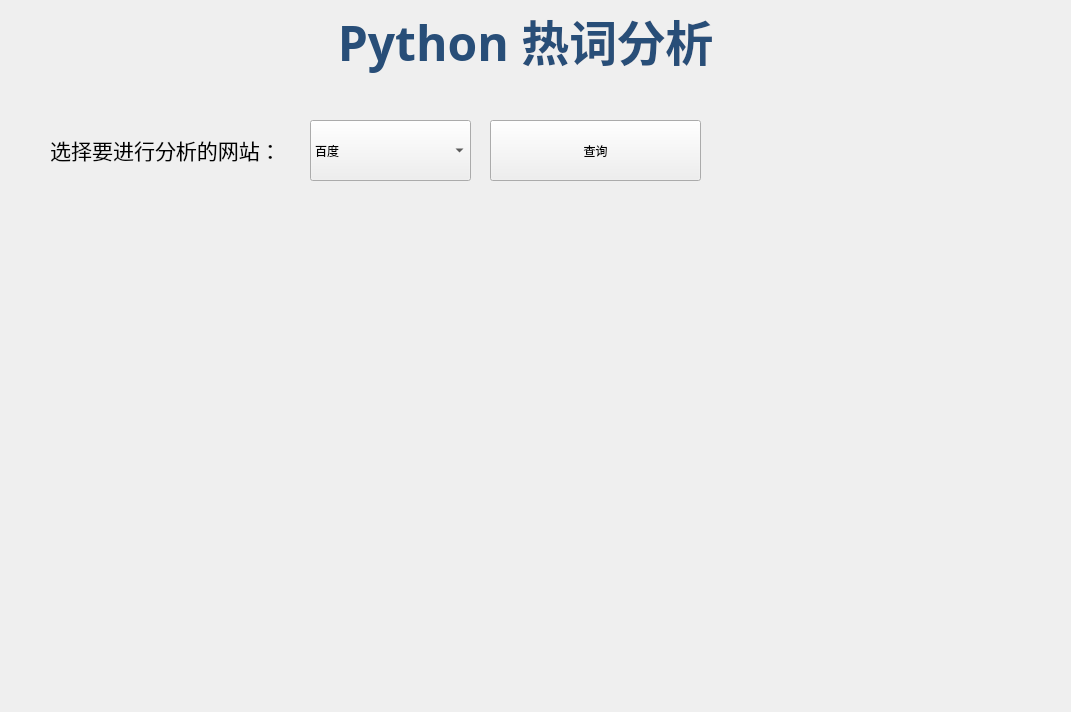
<?xml version="1.0" encoding="UTF-8"?>
<ui version="4.0">
 <class>MainWindow</class>
 <widget class="QMainWindow" name="MainWindow">
  <property name="geometry">
   <rect>
    <x>0</x>
    <y>0</y>
    <width>1071</width>
    <height>712</height>
   </rect>
  </property>
  <property name="minimumSize">
   <size>
    <width>1071</width>
    <height>712</height>
   </size>
  </property>
  <property name="maximumSize">
   <size>
    <width>1071</width>
    <height>712</height>
   </size>
  </property>
  <property name="windowTitle">
   <string>MainWindow</string>
  </property>
  <property name="autoFillBackground">
   <bool>false</bool>
  </property>
  <widget class="QWidget" name="centralwidget">
   <widget class="QLabel" name="Title">
    <property name="geometry">
     <rect>
      <x>300</x>
      <y>0</y>
      <width>451</width>
      <height>81</height>
     </rect>
    </property>
    <property name="font">
     <font>
      <family>华文行楷</family>
     </font>
    </property>
    <property name="text">
     <string>&lt;html&gt;&lt;head/&gt;&lt;body&gt;&lt;p align=&quot;center&quot;&gt;&lt;span style=&quot; font-size:36pt; font-weight:600; color:#284e78;&quot;&gt;Python 热词分析&lt;/span&gt;&lt;/p&gt;&lt;/body&gt;&lt;/html&gt;</string>
    </property>
   </widget>
   <widget class="QLabel" name="Back_ground">
    <property name="geometry">
     <rect>
      <x>-50</x>
      <y>-10</y>
      <width>1151</width>
      <height>751</height>
     </rect>
    </property>
    <property name="text">
     <string/>
    </property>
    <property name="pixmap">
     <pixmap>9408.jpg</pixmap>
    </property>
   </widget>
   <widget class="QPushButton" name="Check">
    <property name="geometry">
     <rect>
      <x>490</x>
      <y>120</y>
      <width>211</width>
      <height>61</height>
     </rect>
    </property>
    <property name="styleSheet">
     <string notr="true">font: 20pt &quot;Agency FB&quot;;</string>
    </property>
    <property name="text">
     <string>查询</string>
    </property>
   </widget>
   <widget class="QLabel" name="Printf">
    <property name="geometry">
     <rect>
      <x>30</x>
      <y>240</y>
      <width>671</width>
      <height>400</height>
     </rect>
    </property>
    <property name="minimumSize">
     <size>
      <width>671</width>
      <height>400</height>
     </size>
    </property>
    <property name="maximumSize">
     <size>
      <width>671</width>
      <height>400</height>
     </size>
    </property>
    <property name="text">
     <string/>
    </property>
    <property name="pixmap">
     <pixmap>cloud.png</pixmap>
    </property>
   </widget>
   <widget class="QComboBox" name="comboBox">
    <property name="geometry">
     <rect>
      <x>310</x>
      <y>120</y>
      <width>161</width>
      <height>61</height>
     </rect>
    </property>
    <property name="styleSheet">
     <string notr="true">font: 25 18pt &quot;Bahnschrift Light SemiCondensed&quot;;</string>
    </property>
    <item>
     <property name="text">
      <string>百度</string>
     </property>
    </item>
    <item>
     <property name="text">
      <string>网易</string>
     </property>
    </item>
    <item>
     <property name="text">
      <string>新浪</string>
     </property>
    </item>
    <item>
     <property name="text">
      <string>腾讯</string>
     </property>
    </item>
    <item>
     <property name="text">
      <string>人民网</string>
     </property>
    </item>
    <item>
     <property name="text">
      <string>新京报</string>
     </property>
    </item>
    <item>
     <property name="text">
      <string>搜狗</string>
     </property>
    </item>
    <item>
     <property name="text">
      <string>今日头条</string>
     </property>
    </item>
    <item>
     <property name="text">
      <string>观察者</string>
     </property>
    </item>
    <item>
     <property name="text">
      <string>CCTV国际</string>
     </property>
    </item>
    <item>
     <property name="text">
      <string>百度（今日）</string>
     </property>
    </item>
    <item>
     <property name="text">
      <string>澎湃</string>
     </property>
    </item>
    <item>
     <property name="text">
      <string>知乎</string>
     </property>
    </item>
    <item>
     <property name="text">
      <string>微博</string>
     </property>
    </item>
   </widget>
   <widget class="QLabel" name="Remind">
    <property name="geometry">
     <rect>
      <x>20</x>
      <y>120</y>
      <width>291</width>
      <height>61</height>
     </rect>
    </property>
    <property name="text">
     <string>&lt;html&gt;&lt;head/&gt;&lt;body&gt;&lt;p align=&quot;center&quot;&gt;&lt;span style=&quot; font-size:16pt;&quot;&gt;选择要进行分析的网站：&lt;/span&gt;&lt;/p&gt;&lt;/body&gt;&lt;/html&gt;</string>
    </property>
   </widget>
   <zorder>Back_ground</zorder>
   <zorder>Title</zorder>
   <zorder>Check</zorder>
   <zorder>comboBox</zorder>
   <zorder>Remind</zorder>
   <zorder>Printf</zorder>
  </widget>
 </widget>
 <resources/>
 <connections/>
</ui>
